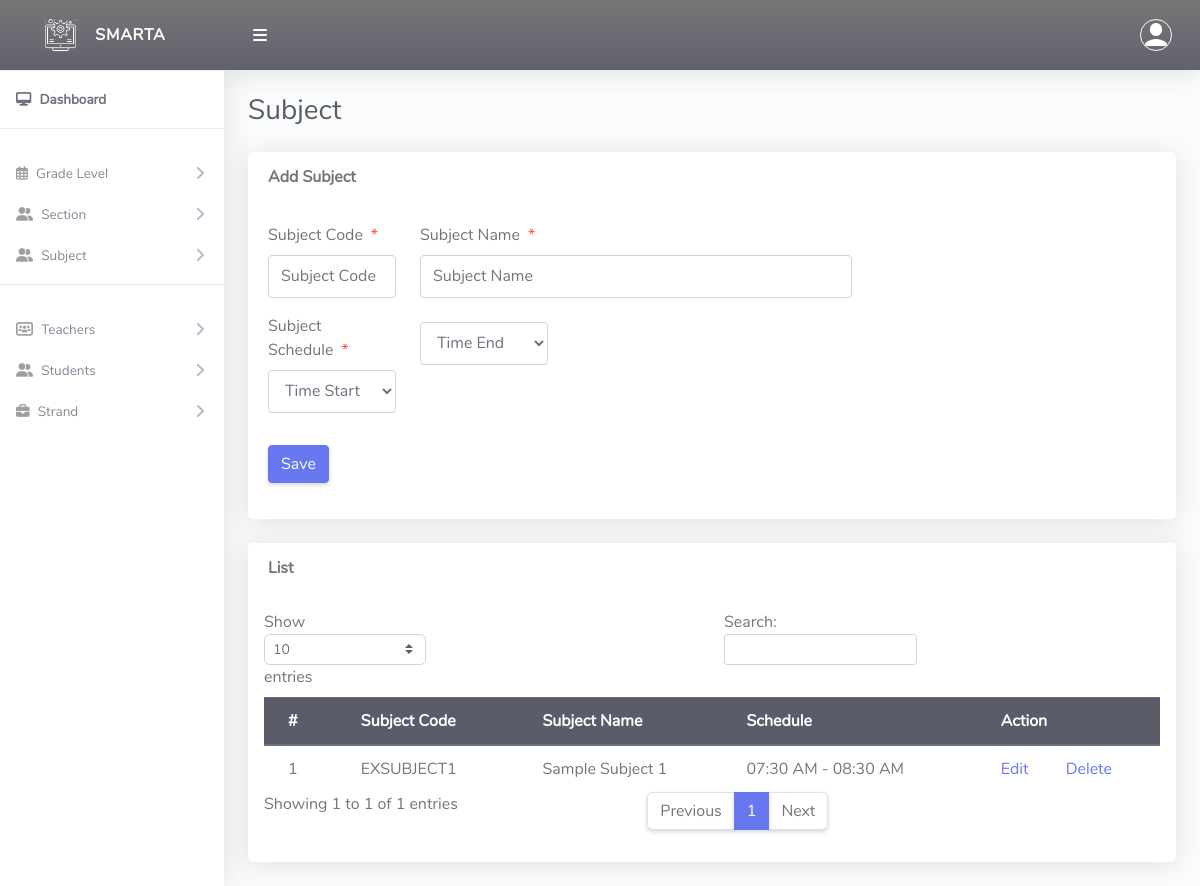
The page /Admin/addSubject.php on the database its author committed.
### tables this page shows
CREATE TABLE `tblsubject` (
  `Id` int(11) NOT NULL,
  `subcode` varchar(100) NOT NULL,
  `subname` varchar(225) NOT NULL,
  `timestr` varchar(20) NOT NULL,
  `timend` varchar(20) NOT NULL
);

### Admin/addSubject.php (the view, shortened to what this page needs)
<?php
include '../Includes/dbcon.php';
?>
<!DOCTYPE html>
<html lang="en">
<head>
  <link href="../vendor/fontawesome-free/css/all.min.css" rel="stylesheet" type="text/css">
  <link href="../vendor/bootstrap/css/bootstrap.min.css" rel="stylesheet" type="text/css">
  <link href="css/ruang-admin.min.css" rel="stylesheet">
</head>
<body id="page-top">
  <div id="wrapper">
    <?php include "Includes/sidebar.php"; ?>
    <div id="content-wrapper" class="d-flex flex-column">
      <div id="content">
        <?php include "Includes/topbar.php"; ?>
        <div class="container-fluid" id="container-wrapper">
          <div class="d-sm-flex align-items-center justify-content-between mb-4">
            <h1 class="h3 mb-0 text-gray-800">Subject</h1>
          </div>
          <div class="row">
            <div class="col-lg-12">
              <div class="card mb-4">
                <div class="card-header py-3 d-flex flex-row align-items-center justify-content-between">
                  <h6 class="m-0 font-weight-bold text-secondary">Add Subject</h6>
                </div>
                <div class="card-body">
                  <form method="post">
                    <div class="form-group row mb-3">
                      <div class="col-xl-2">
                        <label class="form-control-label">Subject Code<span class="text-danger ml-2">*</span></label>
                        <input type="text" class="form-control" name="subcode"
                          value="<?php echo $row['subcode']; ?>" id="subcode" placeholder="Subject Code" required>
                      </div>
                      <div class="col-xl-6">
                        <label class="form-control-label">Subject Name<span class="text-danger ml-2">*</span></label>
                        <input type="text" class="form-control" name="subname"
                          value="<?php echo $row['subname']; ?>" id="subname" placeholder="Subject Name" required>
                      </div>
                    </div>
                    <div class="form-group row mb-3">
                      <div class="col-xl-2">
                        <label class="form-control-label">Subject Schedule<span class="text-danger ml-2">*</span></label>
                      <select name="timestr" class="form-control mb-3" required>
                        <option value="">Time Start</option>
                      </select>
                      </div>
                      <div class="col-xl-2">
                        <select name="timend" class="form-control mb-3" required>
                        <option value="">Time End</option>
                      </select>
                      </div>
                    </div>
                    <?php
                    if (isset($Id)) {
                      ?>
                      <button type="submit" name="update" class="btn btn-info">Update</button>
                      <a href="createClassArms.php" id="cancel" name="cancel" class="btn btn-warning">Back</a>
                      &nbsp;&nbsp;&nbsp;&nbsp;&nbsp;&nbsp;&nbsp;&nbsp;&nbsp;&nbsp;
                      <?php
                    } else {
                      ?>
                      <button type="submit" name="save" class="btn btn-primary">Save</button>
                      <?php
                    }
                    ?>
                  </form>
                </div>
              </div>
              <div class="row">
                <div class="col-lg-12">
                  <div class="card mb-4">
                    <div class="card-header py-3 d-flex flex-row align-items-center justify-content-between">
                      <h6 class="m-0 font-weight-bold text-secondary">List</h6>
                    </div>
                    <div class="table-responsive p-3">
                      <table class="table align-items-center table-flush table-hover" id="dataTableHover">
                        <thead class="thead-dark">
                          <tr>
                            <th>#</th>
                            <th>Subject Code</th>
                            <th>Subject Name</th>
                            <th>Schedule</th>
                            <th>Action</th>
                          </tr>
                        </thead>
                        <tbody>
                        <?php
                          $query = "SELECT * FROM tblsubject";
                          $rs = $conn->query($query);
                          $num = $rs->num_rows;
                          $sn = 0;
                          if ($num > 0) {
                            while ($rows = $rs->fetch_assoc()) {
                              $sn = $sn + 1;
                              echo "
                              <tr>
                                <td>" . $sn . "</td>
                                <td>" . $rows['subcode'] . "</td>
                                <td>" . $rows['subname'] . "</td>
                                <td>" . $rows['timestr'] .' - '. $rows['timend'] ."</td>
                                <td><a href='?action=edit&Id=" . $rows['Id'] . "'>Edit</a>  &nbsp; &nbsp; &nbsp; &nbsp;
                                <a onclick='javascript:confirmationDelete($(this));return false;' href='?action=delete&Id=" . $rows['Id'] . "'>Delete</a>
                                </td>
                              </tr>";
                            }
                          } else {
                            echo
                              "<div class='alert alert-danger' role='alert'>
                            No Record Found!
                            </div>";
                          }
                          ?>
                        </tbody>
                      </table>
                    </div>
                  </div>
                </div>
              </div>
            </div>
          </div>
        </div>
      </div>
    </div>
</body>
</html>

### rows shown on the page
tblsubject: subcode "EXSUBJECT1", subname "Sample Subject 1", timestr "07:30 AM", timend "08:30 AM"
